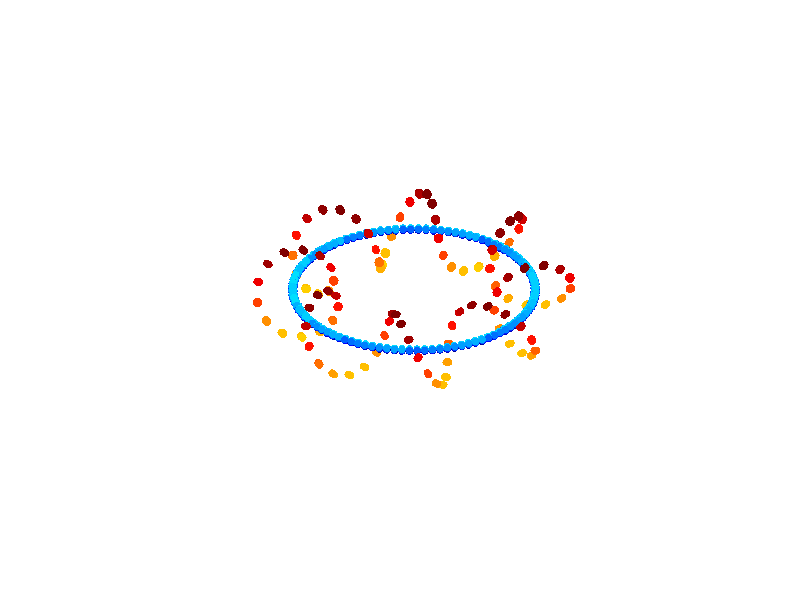

Here is the MATLAB script that generated this plot:
R = 1;

t = 0:0.02*pi:2*pi
x1 = R*cos(t);
y1 = R*sin(t);
z1 = 0*t;

r = 0.01;
theta = 0:0.2*pi:2*pi;
ring_x = r*cos(theta');
ring_y = r*sin(theta');

basic_ring = [ring_x,ring_y,zeros(length(theta),1)];

   
Points_A = [];

for i = 1:length(t)
    
    alpha_x = -sin(t(i));
    alpha_y = cos(t(i));
    alpha_z = 0;
    
    A = [alpha_x, alpha_y, alpha_z];
    B = [0,0,1];
    v = cross(A,B);
    s = sqrt(v(1)^2+v(2)^2+v(3)^2);
    v_x = [0, -v(3),v(2);
           v(3),0,-v(1);
           -v(2),v(1),0];
    
    c = A*B';
    RM = eye(3)+v_x + v_x*v_x*(1-c)/s^2;

%      Rx = [1,0,0;
%       0,cos(alpha_x),-sin(alpha_x);
%       0,sin(alpha_x),cos(alpha_x)];
%   
% Ry = [cos(alpha_y),0,sin(alpha_y);
%       0,1,0;
%       -sin(alpha_y),0,cos(alpha_y)];
%   
% Rz = [cos(alpha_z),-sin(alpha_z),0;
%       sin(alpha_z),cos(alpha_z),0;
%       0,0,1];
%   
%   R = Rx*Ry*Rz;
    
    Points_A = [Points_A;basic_ring*RM+[x1(i),y1(i),z1(i)]];

end


r_ring = 0.3;
R_ring = 1;
t = 0:0.02*pi:8*pi;
x1 = cos(t).*(r_ring*sin(8*t)+R_ring);
y1 = sin(t).*(r_ring*sin(8*t)+R_ring);
z1 = r_ring*cos(8*t);


Points_B = [];

for i = 1:length(t)
    
    alpha_x = -R_ring*sin(t(i))+8*r_ring*cos(8*t(i))*cos(t(i))-r_ring*sin(t(i))*sin(8*t(i));
    alpha_y =  R_ring*cos(t(i))+8*r_ring*cos(8*t(i))*sin(t(i))+r_ring*sin(8*t(i))*cos(t(i));
    alpha_z = -8*r_ring*cos(8*t(i));
    
    alpha_x = alpha_x/sqrt(alpha_x^2+ alpha_y^2+alpha_z^2);
    alpha_y = alpha_y/sqrt(alpha_x^2+ alpha_y^2+alpha_z^2);
    alpha_z = alpha_z/sqrt(alpha_x^2+ alpha_y^2+alpha_z^2);
      
    A = [alpha_x, alpha_y, alpha_z];
    B = [0,0,1];
    v = cross(A,B);
    s = sqrt(v(1)^2+v(2)^2+v(3)^2);
    v_x = [0, -v(3),v(2);
           v(3),0,-v(1);
           -v(2),v(1),0];
    
    c = A*B';
    RM = eye(3)+v_x + v_x*v_x*(1-c)/s^2;

%      Rx = [1,0,0;
%       0,cos(alpha_x),-sin(alpha_x);
%       0,sin(alpha_x),cos(alpha_x)];
%   
% Ry = [cos(alpha_y),0,sin(alpha_y);
%       0,1,0;
%       -sin(alpha_y),0,cos(alpha_y)];
%   
% Rz = [cos(alpha_z),-sin(alpha_z),0;
%       sin(alpha_z),cos(alpha_z),0;
%       0,0,1];
%   
%   R = Rx*Ry*Rz;
    
    Points_B = [Points_B;basic_ring*RM+[x1(i),y1(i),z1(i)]];

end

Points_RingRope_A = Points_A;
Points_RingRope_B = Points_B;

c_A = 0.2*(Points_A(:,3)-min(Points_A(:,3)))./(max(Points_A(:,3))-min(Points_A(:,3)));
c_B = 0.2*(Points_B(:,3)-min(Points_B(:,3)))./(max(Points_B(:,3))-min(Points_B(:,3)))+0.4

figure()

scatter3(Points_A(:,1),Points_A(:,2),Points_A(:,3),30,c_A, 'filled')
hold on
scatter3(Points_B(:,1),Points_B(:,2),Points_B(:,3),30,c_B, 'filled')

colormap('jet')
axis equal
axis off


Train_RingSpiral_1_A = Points_A;
Train_RingSpiral_1_B = Points_B;


dlmwrite('Train_RingSpiral_1_A.txt', Train_RingSpiral_1_A, 'delimiter',' ')
dlmwrite('Train_RingSpiral_1_B.txt', Train_RingSpiral_1_B, 'delimiter',' ')

